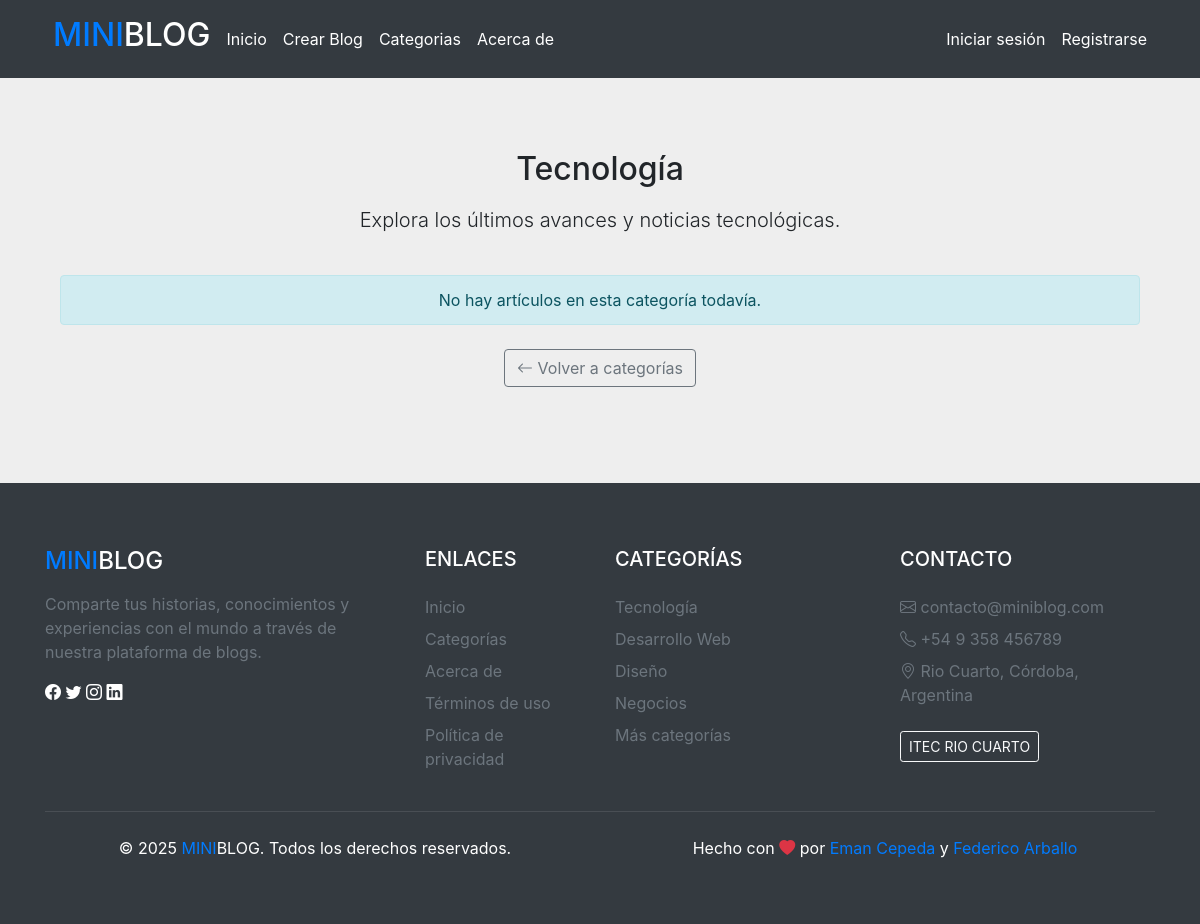
/categoria/tecnologia, run on the app's committed database.
### models.py (models this page shows, shortened)
class Category(db.Model):
    id = db.Column(db.Integer, primary_key=True)
    name = db.Column(db.String(50), unique=True, nullable=False)
    slug = db.Column(db.String(60), unique=True, nullable=False)
    description = db.Column(db.Text, nullable=True)
    blogs = db.relationship('Blogs', backref='blog_category', lazy=True)

### app.py (the view)
    @app.route('/categoria/<string:slug>')
    def categoria_detalle(slug):
        categoria = Category.query.filter_by(slug=slug).first_or_404()
        blogs = Blogs.query.filter_by(category_id=categoria.id).order_by(Blogs.created_at.desc()).all()
        return render_template('categoria_detalle.html', categoria=categoria, blogs=blogs)

### templates/categoria_detalle.html (shortened to what this page needs)
{% extends "layout.html" %}
{% block content %}
<div class="container py-5">
    <div class="row mb-4">
        <div class="col-12 text-center">
            <h2 class="mb-3">{{ categoria.name }}</h2>
            <p class="lead">{{ categoria.description }}</p>
        </div>
    </div>
    {% if blogs %}
        <div class="row">
            {% for blog in blogs %}
            <div class="col-md-6 col-lg-4 mb-4">
                <div class="card h-100 shadow-sm">
                    <div class="card-body">
                        <h5 class="card-title">{{ blog.title }}</h5>
                        <p class="card-text">
                            {{ blog.description|truncate(150) }}
                        </p>
                    </div>
                    <div class="card-footer bg-transparent">
                        <div class="d-flex justify-content-between align-items-center">
                            <small class="text-muted">Por {{ blog.author.username }}</small>
                            <small class="text-muted">{{ blog.created_at.strftime('%d/%m/%Y') }}</small>
                        </div>
                    </div>
                </div>
            </div>
            {% endfor %}
        </div>
    {% else %}
        <div class="alert alert-info text-center">
            <p class="mb-0">No hay artículos en esta categoría todavía.</p>
        </div>
    {% endif %}
    <div class="mt-4 text-center">
        <a href="{{ url_for('categoria') }}" class="btn btn-outline-secondary">
            <i class="bi bi-arrow-left"></i> Volver a categorías
        </a>
    </div>
</div>
{% endblock %}

### static/css/stiles.css (style rules this page uses)
html { position: relative; min-height: 100%; }
body { background-color: #eee5cc; display: flex; flex-direction: column; min-height: 100vh; }
.container { flex: 1; }
.container p { overflow:auto; }
.btn { padding: 8px 20px; border-radius: 20px; font-weight: 500; }

### data on the page
Category: name "Tecnología", description "Explora los últimos avances y noticias tecnológicas."
